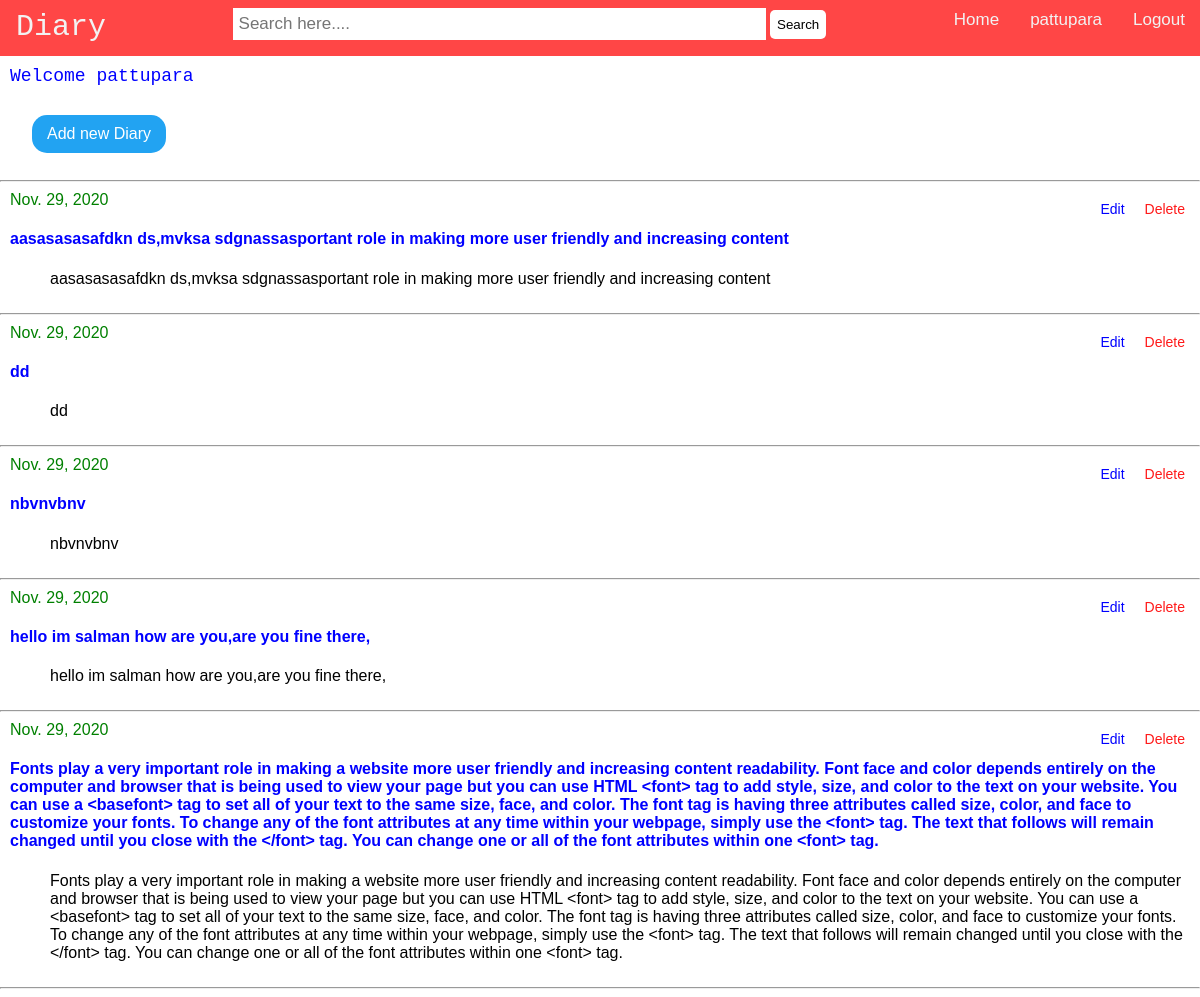
Page / (signed in) on the earlier database version.
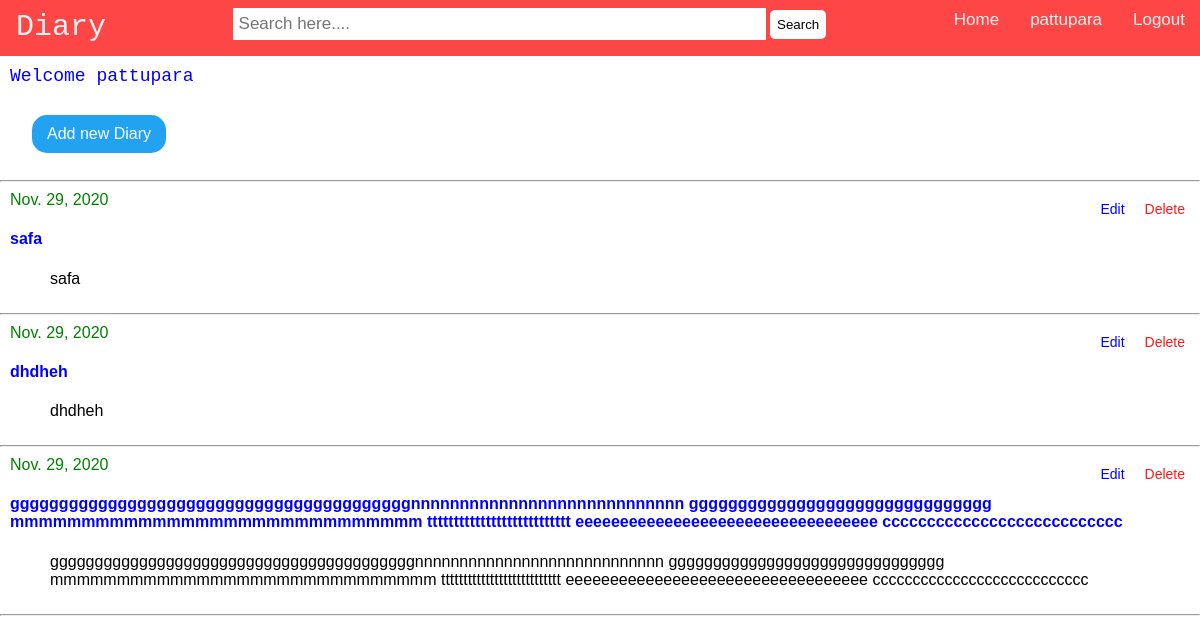
Same page on the later database version.
### home/models.py (models this page shows)
class Diaryy(models.Model):
    id = models.AutoField(primary_key=True)
    date = models.DateField(max_length=15)
    title=models.CharField(max_length=50)
    diary=models.TextField()
    user_name= models.ForeignKey(settings.AUTH_USER_MODEL,on_delete=models.CASCADE)

### home/views.py (the view)
# urls.py: 2. Add a URL to urlpatterns:  path('', views.home, name='home')
@login_required(login_url='/signin')
def home(request):
    obj = Diaryy.objects.filter(user_name=request.user)
    context = {
        "obj": obj
    }
    template = "index.html"
    return render(request, template, context)

### templates/index.html (shortened to what this page needs)
{% extends "navbar.html" %}
{% block content %}
<div style="margin:10px;font-size: 18px;color: blue;font-family: 'Lucida Console', Courier, monospace;">
Welcome {{user.username}}</div>
<div style="padding:15px 30px">
   <a href="diary"> <button class="btn-diary" type="submit">Add new Diary </button> </a></div>
<hr>
 {% for object in obj %}
<div style="font-size: 16px; padding: 1px 10px;font-family: Arial, Helvetica, sans-serif;">
    <div class="topmenu">
<a class="right-dlt" href="delete_conform/{{object.id}}">Delete
</a>
<a class="right-edt" href=edit/{{object.id}} >Edit
</a>
        <a class="left" style="color:green">{{object.date}}</a>
    <h4 style="color:blue">{{object.diary}}</h4>
        <ul> {{object.diary}}</ul>      </div></div>
<hr>
        {% endfor %}
{% endblock %}

### templates/navbar.html (shortened to what this page needs)
<!DOCTYPE html>
<html>
<head>
</head>
<body>
<div class="topnav">
  <a class="left" href="/" >Diary</a>
  {% if user.is_authenticated %}
  <a class="right" href="{% url 'logout' %}">Logout</a>
    <a  class="right" href="#">{{user.username}}</a>
  <a  class="right" href="/">Home</a>
  <center>
    <div>
      <form method="GET" action="{% url 'search' %}">
        <input type="text" name="search" size="50" placeholder="Search here....">
        <button class="btn-search">Search</button></form></div>
  </center>
  {% endif %}
</div>
{% block content %}
{% endblock  %}
</body>
</html>

### templates/index.html (style rules this page uses)
body { margin: 0; font-family: Arial, Helvetica, sans-serif; }
.topmenu { overflow: hidden; }
.topmenu a.right-dlt { float: right; color: #ff1a1a; padding: 10px 5px 10px 15px; font-size: 14px; cursor:pointer; text-decoration: none; }
.topmenu a.right-edt { float: right; text-decoration: none; color: #0000ff; padding: 10px 5px 10px 15px; font-size: 14px; cursor:pointer; }
.btn-diary { background-color: #22A3F2; border: none; color: white; padding: 10px 15px; text-align: center; font-size: 16px; border-radius: 15px; margin: 4px 2px; cursor: pointer; }

### templates/navbar.html (style rules this page uses)
body { margin: 0; font-family: Arial, Helvetica, sans-serif; }
.topnav { overflow: hidden; background-color: #FF4646; }
.topnav a { float: right; color: #f2f2f2; text-align: center; padding: 10px 15px 10px 16px; text-decoration: none; font-size: 17px; }
.topnav a.left { float: left; color: #f2f2f2; font-family: "Lucida Console", Courier, monospace; text-decoration: none; font-size: 30px; }
.topnav input[type=text] { padding: 6px; margin-top: 8px; border: none; font-size: 17px; }
.btn-search { border-radius: 5px; padding:7px; border: none; background-color: white; }

Differences in the rows shown:
removed Diaryy: date "Nov. 29, 2020", diary "aasasasasafdkn ds,mvksa sdgnassasportant role in making more user friendly and increasing content"
removed Diaryy: date "Nov. 29, 2020", diary "dd"
removed Diaryy: date "Nov. 29, 2020", diary "nbvnvbnv"
removed Diaryy: date "Nov. 29, 2020", diary "hello im salman how are you,are you fine there,"
removed Diaryy: date "Nov. 29, 2020", diary "Fonts play a very important role in making a website more user friendly and increasing content readability. Font face and color depends entirely on the computer and browser that is being used to view your page but you can use HTML <font> tag to add style, size, and color to the text on your website. You can use a <basefont> tag to set all of your text to the same size, face, and color. The font tag is having three attributes called size, color, and face to customize your fonts. To change any of the font attributes at any time within your webpage, simply use the <font> tag. The text that follows will remain changed until you close with the </font> tag. You can change one or all of the font…"
added Diaryy: date "Nov. 29, 2020", diary "safa"
added Diaryy: date "Nov. 29, 2020", diary "dhdheh"
added Diaryy: date "Nov. 29, 2020", diary "gggggggggggggggggggggggggggggggggggggggggnnnnnnnnnnnnnnnnnnnnnnnnnnnn ggggggggggggggggggggggggggggggg mmmmmmmmmmmmmmmmmmmmmmmmmmmmm ttttttttttttttttttttttttttt eeeeeeeeeeeeeeeeeeeeeeeeeeeeeeeeee ccccccccccccccccccccccccccc"
